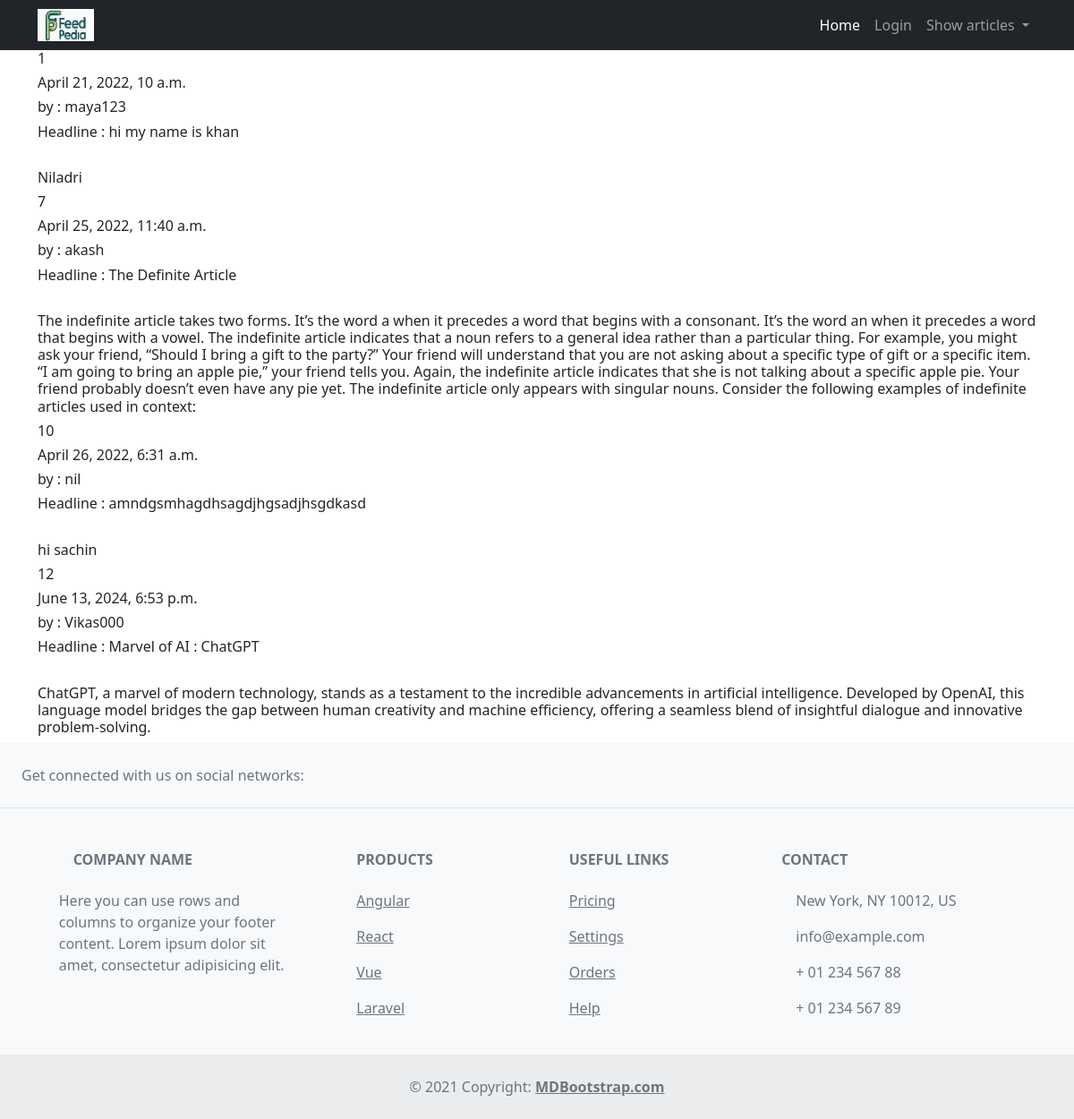
The page / on the database its author committed.
### mainArticleApp/models.py (models this page shows)
class postArticle(models.Model):
    article_id = models.AutoField
    article_heading = models.CharField(max_length=20)
    article_content = models.TextField()
    date = models.DateTimeField(auto_now_add=True, blank=True)
    author = models.ForeignKey(User, on_delete=models.CASCADE, to_field="username")

### mainArticleApp/views.py (the view)
def index(request):
    allArticles = models.postArticle.objects.all()
    return render(request,'index.html', {'allArticles': allArticles})

### templates/index.html (shortened to what this page needs)
{% extends 'base.html' %}
{% block content %}
<div class="container">
  {% if allArticles %}
     {% for all in allArticles %}
         <h6>{{all.id}}</h6><h6>{{all.date}}</h6><h6>by : {{all.author_id}}</h6>
         <h6>Headline : {{all.article_heading}}</h6><br>
         <h6>{{all.article_content}}</h6>
     {% endfor %}
  {% endif %}
</div>
{% endblock %}

### templates/base.html (shortened to what this page needs)
{% load static %}
<link href="https://cdn.jsdelivr.net/npm/bootstrap@5.1.0/dist/css/bootstrap.min.css" rel="stylesheet">
<nav class="navbar navbar-expand-lg navbar-dark bg-dark static-top">
  <div class="container">
      <img  src="{% static 'images/logo.jpg' %}" alt="..." height="36">
    <div class="collapse navbar-collapse" id="navbarSupportedContent">
      <ul class="navbar-nav ms-auto">
        <li class="nav-item">
          <a class="nav-link active" aria-current="page" href="{% url 'home' %}">Home</a>
        </li>
        {% if user.is_authenticated %}
        <li class="nav-item dropdown">
          <h8 class="nav-link dropdown-toggle" id="navbarDropdown" role="button" data-bs-toggle="dropdown" aria-expanded="false">
            Hi {{request.user}} !
          </h8>
          <ul class="dropdown-menu dropdown-menu-end" aria-labelledby="navbarDropdown">
            <li><a class="dropdown-item" href="{% url 'logout' %}">Logout</a></li>
          </ul>
        </li>
        {% else %}
        <li class="nav-item">
          <a class="nav-link" href="{% url 'login' %}">Login</a>
        </li>
        {% endif %}
        <li class="nav-item dropdown">
          <h8 class="nav-link dropdown-toggle" id="navbarDropdown" role="button" data-bs-toggle="dropdown" aria-expanded="false">
            Show articles
          </h8>
        </li>
      </ul>
    </div>
  </div>
</nav>
{% block content %}
{% endblock %}
<footer class="text-center text-lg-start bg-light text-muted">
  <section
    class="d-flex justify-content-center justify-content-lg-between p-4 border-bottom"
  >
    <div class="me-5 d-none d-lg-block">
      <span>Get connected with us on social networks:</span>
    </div>
    <div>
    </div>
  </section>
  <section class="">
    <div class="container text-center text-md-start mt-5">
      <div class="row mt-3">
        <div class="col-md-3 col-lg-4 col-xl-3 mx-auto mb-4">
          <h6 class="text-uppercase fw-bold mb-4">
            Company name
          </h6>
          <p>
            Here you can use rows and columns to organize your footer content. Lorem ipsum
            dolor sit amet, consectetur adipisicing elit.
          </p>
        </div>
        <div class="col-md-2 col-lg-2 col-xl-2 mx-auto mb-4">
          <h6 class="text-uppercase fw-bold mb-4">
            Products
          </h6>
          <p>
            <a href="#!" class="text-reset">Angular</a>
          </p>
          <p>
            <a href="#!" class="text-reset">React</a>
          </p>
          <p>
            <a href="#!" class="text-reset">Vue</a>
          </p>
          <p>
            <a href="#!" class="text-reset">Laravel</a>
          </p>
        </div>
        <div class="col-md-3 col-lg-2 col-xl-2 mx-auto mb-4">
          <h6 class="text-uppercase fw-bold mb-4">
            Useful links
          </h6>
          <p>
            <a href="#!" class="text-reset">Pricing</a>
          </p>
          <p>
            <a href="#!" class="text-reset">Settings</a>
          </p>
          <p>
            <a href="#!" class="text-reset">Orders</a>
          </p>
          <p>
            <a href="#!" class="text-reset">Help</a>
          </p>
        </div>
        <div class="col-md-4 col-lg-3 col-xl-3 mx-auto mb-md-0 mb-4">
          <h6 class="text-uppercase fw-bold mb-4">
            Contact
          </h6>
          <p> New York, NY 10012, US</p>
          <p>
            info@example.com
          </p>
          <p> + 01 234 567 88</p>
          <p> + 01 234 567 89</p>
        </div>
      </div>
    </div>
  </section>
  <div class="text-center p-4" style="background-color: rgba(0, 0, 0, 0.05);">
    © 2021 Copyright:
    <a class="text-reset fw-bold" href="#">MDBootstrap.com</a>
  </div>
</footer>

### rows shown on the page
postArticle: id "1", date "April 21, 2022, 10 a.m.", author_id "maya123", article_heading "hi my name is khan", article_content "Niladri"
postArticle: id "7", date "April 25, 2022, 11:40 a.m.", author_id "akash", article_heading "The Definite Article", article_content "The indefinite article takes two forms. It’s the word a when it precedes a word that begins with a consonant. It’s the word an when it precedes a word that begins with a vowel. The indefinite article indicates that a noun refers to a general idea rather than a particular thing. For example, you might ask your friend, “Should I bring a gift to the party?” Your friend will understand that you are not asking about a specific type of gift or a specific item. “I am going to bring an apple pie,” your friend tells you. Again, the indefinite article indicates that she is not talking about a specific apple pie. Your friend probably doesn’t even have any pie yet. The indefinite article only appears…"
postArticle: id "10", date "April 26, 2022, 6:31 a.m.", author_id "nil", article_heading "amndgsmhagdhsagdjhgsadjhsgdkasd", article_content "hi sachin"
postArticle: id "12", date "June 13, 2024, 6:53 p.m.", author_id "Vikas000", article_heading "Marvel of AI : ChatGPT", article_content "ChatGPT, a marvel of modern technology, stands as a testament to the incredible advancements in artificial intelligence. Developed by OpenAI, this language model bridges the gap between human creativity and machine efficiency, offering a seamless blend of insightful dialogue and innovative problem-solving."
